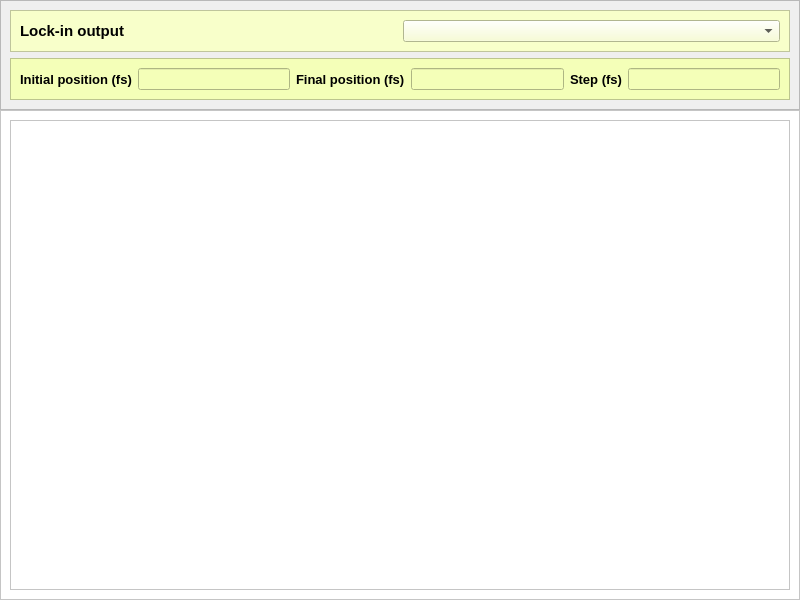
<?xml version="1.0" encoding="UTF-8"?>
<ui version="4.0">
 <class>QMainWindow</class>
 <widget class="QMainWindow" name="QMainWindow">
  <property name="geometry">
   <rect>
    <x>0</x>
    <y>0</y>
    <width>800</width>
    <height>600</height>
   </rect>
  </property>
  <property name="windowTitle">
   <string>General Femto</string>
  </property>
  <widget class="QWidget" name="centralwidget">
   <layout class="QVBoxLayout" name="verticalLayout">
    <property name="spacing">
     <number>0</number>
    </property>
    <property name="leftMargin">
     <number>0</number>
    </property>
    <property name="topMargin">
     <number>0</number>
    </property>
    <property name="rightMargin">
     <number>0</number>
    </property>
    <property name="bottomMargin">
     <number>0</number>
    </property>
    <item>
     <widget class="QFrame" name="frame_2">
      <property name="maximumSize">
       <size>
        <width>16777215</width>
        <height>200</height>
       </size>
      </property>
      <property name="styleSheet">
       <string notr="true"/>
      </property>
      <property name="frameShape">
       <enum>QFrame::StyledPanel</enum>
      </property>
      <property name="frameShadow">
       <enum>QFrame::Raised</enum>
      </property>
      <layout class="QVBoxLayout" name="verticalLayout_2">
       <item>
        <widget class="QFrame" name="frame_3">
         <property name="styleSheet">
          <string notr="true">background-color: rgb(248, 255, 202);</string>
         </property>
         <property name="frameShape">
          <enum>QFrame::StyledPanel</enum>
         </property>
         <property name="frameShadow">
          <enum>QFrame::Raised</enum>
         </property>
         <layout class="QHBoxLayout" name="horizontalLayout_2">
          <item>
           <widget class="QLabel" name="label_4">
            <property name="font">
             <font>
              <pointsize>11</pointsize>
              <weight>75</weight>
              <bold>true</bold>
             </font>
            </property>
            <property name="text">
             <string>Lock-in output</string>
            </property>
           </widget>
          </item>
          <item>
           <widget class="QComboBox" name="comboBox"/>
          </item>
         </layout>
        </widget>
       </item>
       <item>
        <widget class="QFrame" name="frame_4">
         <property name="styleSheet">
          <string notr="true">background-color: rgb(244, 255, 184);</string>
         </property>
         <property name="frameShape">
          <enum>QFrame::StyledPanel</enum>
         </property>
         <property name="frameShadow">
          <enum>QFrame::Raised</enum>
         </property>
         <layout class="QHBoxLayout" name="horizontalLayout">
          <item>
           <widget class="QLabel" name="label_3">
            <property name="font">
             <font>
              <pointsize>10</pointsize>
              <weight>75</weight>
              <bold>true</bold>
             </font>
            </property>
            <property name="text">
             <string>Initial position (fs)</string>
            </property>
           </widget>
          </item>
          <item>
           <widget class="QLineEdit" name="lineEdit"/>
          </item>
          <item>
           <widget class="QLabel" name="label_2">
            <property name="font">
             <font>
              <pointsize>10</pointsize>
              <weight>75</weight>
              <bold>true</bold>
             </font>
            </property>
            <property name="text">
             <string>Final position (fs)</string>
            </property>
           </widget>
          </item>
          <item>
           <widget class="QLineEdit" name="lineEdit_2"/>
          </item>
          <item>
           <widget class="QLabel" name="label">
            <property name="font">
             <font>
              <pointsize>10</pointsize>
              <weight>75</weight>
              <bold>true</bold>
             </font>
            </property>
            <property name="text">
             <string>Step (fs)</string>
            </property>
           </widget>
          </item>
          <item>
           <widget class="QLineEdit" name="lineEdit_3"/>
          </item>
         </layout>
        </widget>
       </item>
      </layout>
     </widget>
    </item>
    <item>
     <widget class="QFrame" name="frame">
      <property name="styleSheet">
       <string notr="true">background-color: rgb(255, 255, 255);</string>
      </property>
      <property name="frameShape">
       <enum>QFrame::StyledPanel</enum>
      </property>
      <property name="frameShadow">
       <enum>QFrame::Raised</enum>
      </property>
      <layout class="QVBoxLayout" name="verticalLayout_3">
       <item>
        <widget class="PlotWidget" name="graphicsView"/>
       </item>
      </layout>
     </widget>
    </item>
   </layout>
  </widget>
  <widget class="QMenuBar" name="menubar">
   <property name="geometry">
    <rect>
     <x>0</x>
     <y>0</y>
     <width>800</width>
     <height>21</height>
    </rect>
   </property>
  </widget>
 </widget>
 <customwidgets>
  <customwidget>
   <class>PlotWidget</class>
   <extends>QGraphicsView</extends>
   <header location="global">pyqtgraph</header>
  </customwidget>
 </customwidgets>
 <resources/>
 <connections/>
</ui>
